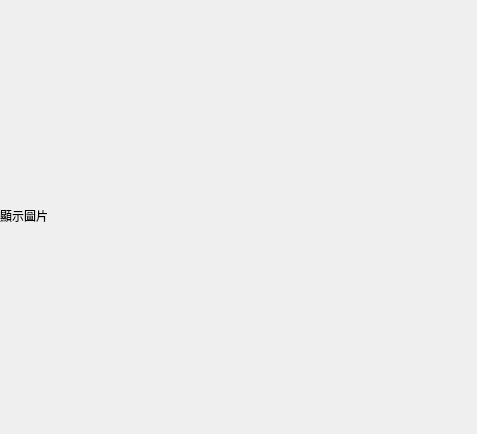
<?xml version="1.0" encoding="UTF-8"?>
<ui version="4.0">
 <class>Form</class>
 <widget class="QWidget" name="Form">
  <property name="geometry">
   <rect>
    <x>0</x>
    <y>0</y>
    <width>477</width>
    <height>434</height>
   </rect>
  </property>
  <property name="minimumSize">
   <size>
    <width>477</width>
    <height>434</height>
   </size>
  </property>
  <property name="maximumSize">
   <size>
    <width>6000</width>
    <height>6001</height>
   </size>
  </property>
  <property name="windowTitle">
   <string>顯示所選圖片</string>
  </property>
  <widget class="QLabel" name="mShowImage">
   <property name="geometry">
    <rect>
     <x>0</x>
     <y>0</y>
     <width>471</width>
     <height>431</height>
    </rect>
   </property>
   <property name="text">
    <string>顯示圖片</string>
   </property>
  </widget>
 </widget>
 <resources/>
 <connections/>
</ui>
